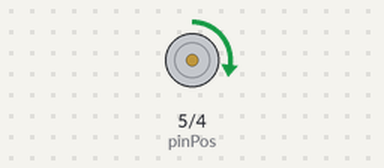
Bench run of a sketch on a simulated Arduino Uno, built with avr-gcc and run on an emulated ATmega328P. On the bench: motor-driver pin pairs drawn as motors (green arrow = first pin HIGH = forward, orange = second pin HIGH = backward, longer = more drive, scaled by the enable pin).

Above: at 1.5 s.
At 6.5 s:
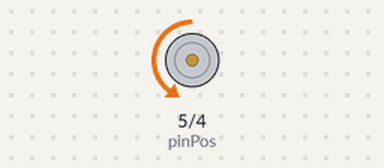
At 9.0 s:
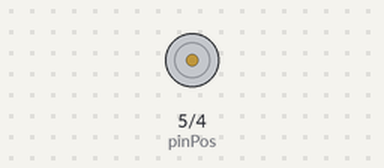
Timing chart, 0 to 13.0 s (numbered marks = the images above):
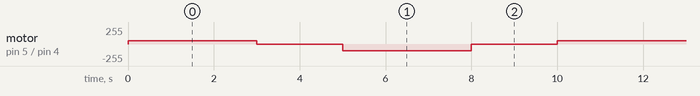

The sketch:

DCmotor.ino
```cpp
int pinPos = 5;
int pinNeg = 4;
int pinEn = 3;

void setup()
{
  pinMode(pinPos, OUTPUT);
  pinMode(pinNeg, OUTPUT);
  pinMode(pinEn, OUTPUT);
}
void loop()
{
  ClockWise(50);
  delay(3000);

  MotorStop();
  delay(2000);

  CounterClockWise(100);
  delay(3000);

  MotorStop();
  delay(2000);
}
void ClockWise(int Speed)
{
  digitalWrite(pinPos, HIGH); // Positive Motor ON
  digitalWrite(pinNeg, LOW); // Negative Motor OFF
  analogWrite(pinEn, Speed); // Speed Control
}

void CounterClockWise(int Speed)
{
  digitalWrite(pinPos, LOW); // Positive Motor OFF
  digitalWrite(pinNeg, HIGH); // Negative Motor ON
  analogWrite(pinEn, Speed); // Speed Control
}

void MotorStop()
{
  digitalWrite(pinPos, LOW); // Positive Motor OFF
  digitalWrite(pinNeg, LOW); // Negative Motor OFF
}
```

Measured:
- by itself, motor on pin 5 (pinPos) / pin 4 (pinNeg): repeats every 10.0 s: stopped 2.0 s, backward 100/255 3.0 s, stopped 2.0 s, forward 50/255 3.0 s
